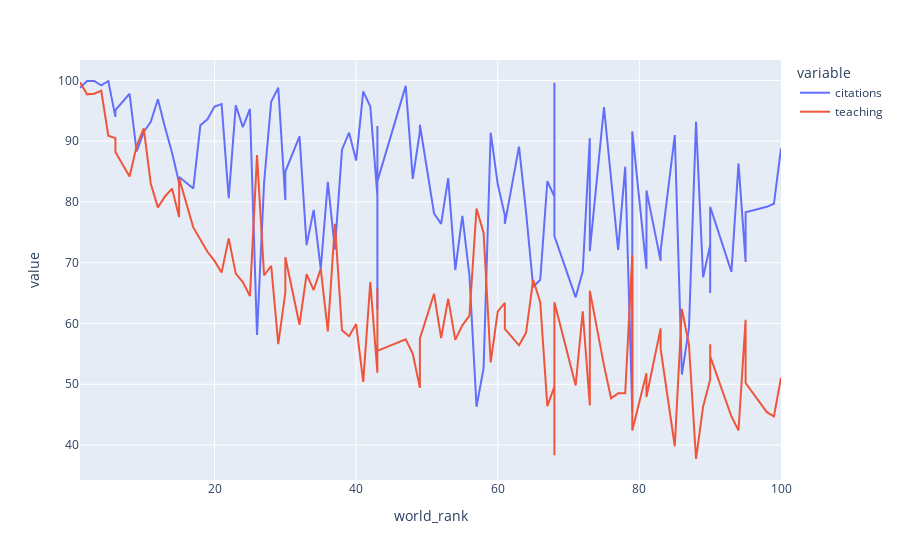

Write notebook code for a chart like this one.
### Code cell
# Step 1: Create the traces of the plots
fig = px.line(df, x="world_rank", y=["citations", "teaching"])
fig.show()

### Figure 1 — Plotly figure (JSON) as saved in the notebook; plotly's stock layout.template omitted (floating-point values rounded to 4 significant figures)
{"data": [{"hovertemplate": "variable=citations<br>world_rank=%{x}<br>value=%{y}<extra></extra>", "legendgroup": "citations", "line": {"color": "#636efa", "dash": "solid"}, "mode": "lines", "name": "citations", "orientation": "v", "showlegend": true, "type": "scatter", "x": ["1", "2", "3", "4", "5", "6", "6", "8", "9", "10", "11", "12", "13", "14", "15", "15", "17", "18", "19", "20", "21", "22", "23", "24", "25", "26", "27", "28", "29", "30", "30", "32", "33", "34", "35", "36", "37", "38", "39", "40", "41", "42", "43", "43", "43", "43", "47", "48", "49", "49", "51", "52", "53", "54", "55", "56", "57", "58", "59", "60", "61", "61", "63", "64", "65", "66", "67", "68", "68", "68", "71", "72", "73", "73", "75", "76", "77", "78", "79", "79", "81", "81", "83", "83", "85", "86", "87", "88", "89", "90", "90", "90", "93", "94", "95", "95", "95", "98", "99", "100"], "xaxis": "x", "y": [98.8, 99.9, 99.9, 99.2, 99.9, 94, 95.1, 97.8, 88.3, 91.5, 93.2, 96.9, 92.3, 88.1, 83.1, 84.1, 82.2, 92.6, 93.6, 95.7, 96.1, 80.6, 95.9, 92.3, 95.3, 58.1, 83.2, 96.5, 98.8, 80.3, 85, 90.8, 72.9, 78.7, 69, 83.3, 72.2, 88.6, 91.4, 86.8, 98.2, 95.7, 81, 62.3, 92.5, 83.4, 99.1, 83.8, 91.6, 92.7, 78.1, 76.4, 83.9, 68.8, 77.7, 67.9, 46.3, 52.7, 91.4, 82.9, 77.8, 76.4, 89.1, 78.3, 66, 67.2, 83.4, 80.9, 99.6, 74.4, 64.3, 68.6, 90.5, 71.9, 95.6, 84.4, 72.1, 85.8, 45.5, 91.6, 69, 81.9, 70.3, 72, 91, 51.6, 59.2, 93.2, 67.6, 72.9, 65, 79.2, 68.5, 86.3, 70.2, 70.1, 78.3, 79.2, 79.7, 88.8], "yaxis": "y"}, {"hovertemplate": "variable=teaching<br>world_rank=%{x}<br>value=%{y}<extra></extra>", "legendgroup": "teaching", "line": {"color": "#EF553B", "dash": "solid"}, "mode": "lines", "name": "teaching", "orientation": "v", "showlegend": true, "type": "scatter", "x": ["1", "2", "3", "4", "5", "6", "6", "8", "9", "10", "11", "12", "13", "14", "15", "15", "17", "18", "19", "20", "21", "22", "23", "24", "25", "26", "27", "28", "29", "30", "30", "32", "33", "34", "35", "36", "37", "38", "39", "40", "41", "42", "43", "43", "43", "43", "47", "48", "49", "49", "51", "52", "53", "54", "55", "56", "57", "58", "59", "60", "61", "61", "63", "64", "65", "66", "67", "68", "68", "68", "71", "72", "73", "73", "75", "76", "77", "78", "79", "79", "81", "81", "83", "83", "85", "86", "87", "88", "89", "90", "90", "90", "93", "94", "95", "95", "95", "98", "99", "100"], "xaxis": "x", "y": [99.7, 97.7, 97.8, 98.3, 90.9, 90.5, 88.2, 84.2, 89.2, 92.1, 83, 79.1, 80.9, 82.2, 77.5, 83.9, 75.8, 73.8, 71.8, 70.3, 68.4, 74, 68.2, 66.8, 64.5, 87.7, 67.9, 69.5, 56.6, 65.1, 70.9, 59.8, 68.1, 65.5, 69, 58.7, 76.4, 58.9, 57.9, 59.9, 50.4, 66.8, 51.9, 65.8, 57.3, 55.5, 57.4, 55, 49.4, 57.5, 64.9, 57.6, 64.1, 57.3, 59.7, 61.3, 78.9, 74.9, 53.6, 62, 63.4, 59.1, 56.4, 58.5, 67.2, 63.5, 46.4, 49.6, 38.3, 63.5, 49.8, 62, 46.5, 65.4, 53.1, 47.7, 48.5, 48.5, 71.3, 42.4, 51.8, 47.9, 59.2, 55.8, 39.8, 62.4, 56.5, 37.7, 46.3, 50.8, 56.6, 54.6, 44.7, 42.4, 60.6, 52.4, 50.2, 45.4, 44.7, 51.1], "yaxis": "y"}], "layout": {"legend": {"title": {"text": "variable"}, "tracegroupgap": 0}, "margin": {"t": 60}, "xaxis": {"anchor": "y", "domain": [0, 1], "title": {"text": "world_rank"}}, "yaxis": {"anchor": "x", "domain": [0, 1], "title": {"text": "value"}}}}
